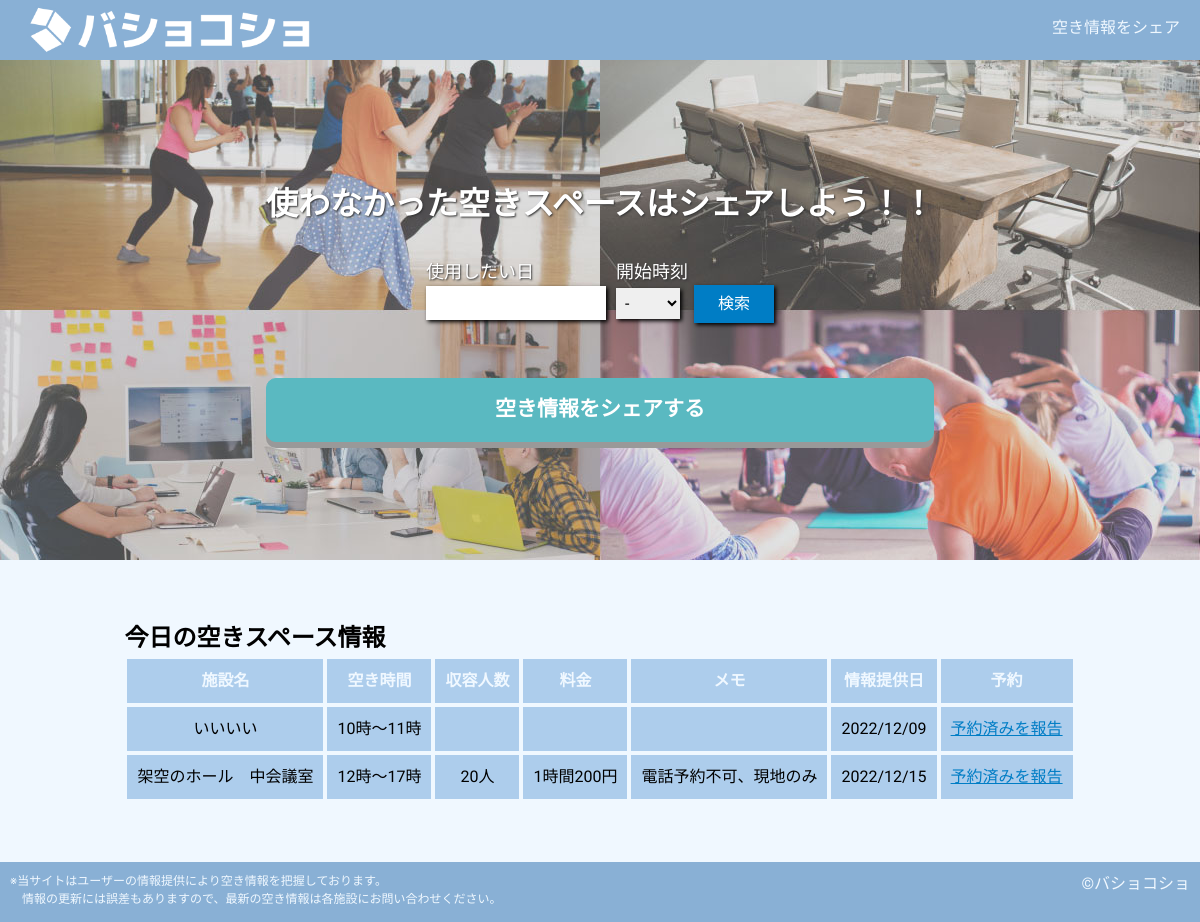
Before: / with the older database file.
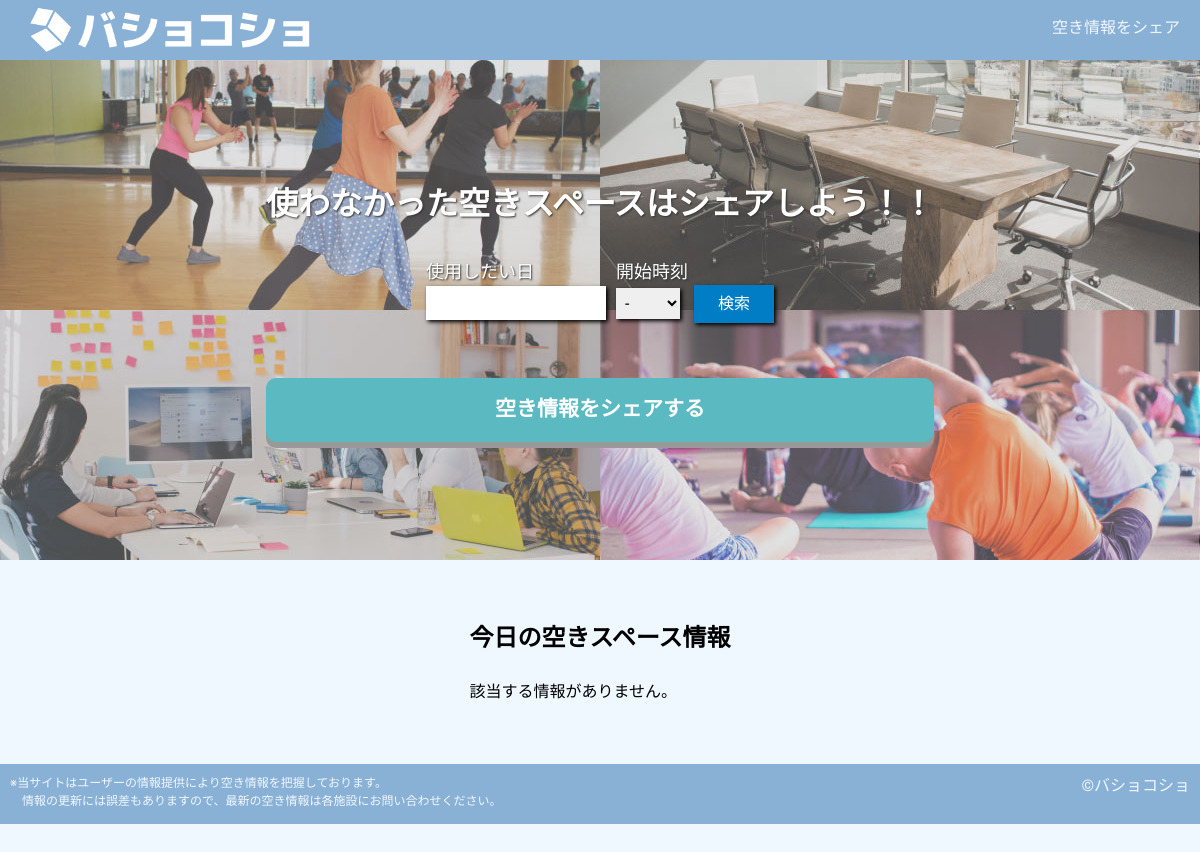
After: the same page with the newer database file.
### tables this page shows
CREATE TABLE "space_list" (
	"ID"	INTEGER NOT NULL,
	"name"	TEXT NOT NULL,
	"space_date"	TEXT NOT NULL,
	"start_time"	INTEGER NOT NULL,
	"end_time"	INTEGER NOT NULL,
	"capacity"	TEXT,
	"price"	TEXT,
	"memo"	TEXT,
	"reserved"	INTEGER NOT NULL DEFAULT 0,
	"createAt"	TEXT,
	PRIMARY KEY("ID" AUTOINCREMENT)
);

### app.py (the view)
@app.route('/')
def test_index():
    dt_now = datetime.datetime.now()
    str_today = dt_now.strftime("%Y/%m/%d")
    conn = sqlite3.connect('bk.db')
    cur = conn.cursor()
    cur.execute("SELECT * FROM space_list WHERE space_date = ? AND reserved = 0;", (str_today,))
    spaces = cur.fetchall()
    conn.close()
    return render_template('index.html', spaces=spaces)

### templates/index.html (shortened to what this page needs)
{% extends 'base.html' %}
{% block content %}
    <div class="sec-search">
        <div class="search-container">
            <h1>使わなかった空きスペースはシェアしよう！！</h1>
            <div class="search-form-container">
                <form action="/search" id="search">
                    <div class="form-left">
                        <p>使用したい日</p>
                        <input type="text" name="date" id="search-date" pattern="\d{4}/\d{2}/\d{2}">
                    </div>
                    <div class="form-right">
                        <p>開始時刻</p>
                        <select name="time" id="search-time">
                            <option value="">-</option>
                        </select>
                        <input type="submit" value="検索">
                    </div>
                </form>
            </div>
            <a href="/add" id="btn-share">空き情報をシェアする</a>
        </div>
    </div>
    <div class="sec-info">
        <h2>今日の空きスペース情報</h2>
        {% if spaces %}
        <table>
            <thead>
                <td>施設名</td>
                <td>空き時間</td>
                <td>収容人数</td>
                <td>料金</td>
                <td>メモ</td>
                <td>情報提供日</td>
                <td>予約</td>
            </thead>
            {% for space in spaces %}
            <tr>
                <td>{{ space[1] }}</td>
                <td>{{ space[3] }}時～{{ space[4] }}時</td>
                <td>{% if space[5] %}{{ space[5] }}{% endif %}</td>
                <td>{% if space[6] %}{{ space[6] }}{% endif %}</td>
                <td>{% if space[7] %}{{ space[7] }}{% endif %}</td>
                <td>{{ space[9] }}</td>
                <td>
                    {% if space[8] == 0 %}
                    <a href="/detail/{{ space[0] }}">予約済みを報告</a>
                    {% else %}
                    済
                    {% endif %}
                </td>
            </tr>
            {% endfor %}
        </table>
        {% else %}
        <br>
        <p>該当する情報がありません。</p>
        {% endif %}
    </div>
{% endblock %}

### templates/base.html (shortened to what this page needs)
<!DOCTYPE html>
<html lang="ja">
<head>
    <link rel="stylesheet" href="{{ url_for('static', filename='css/SimpleReset.css') }}">
    <link rel="stylesheet" href="https://cdnjs.cloudflare.com/ajax/libs/jqueryui/1.12.1/themes/base/jquery-ui.min.css">
    <link rel="stylesheet" href="{{ url_for('static', filename='css/style.css') }}">
</head>
<body>
    <header>
        <div class="logo"><a href="/"><img src="static/img/logo.png" alt="バショコショ"></a></div>
        <ul class="menu">
            <li><a href="/add">空き情報をシェア</a></li>
        </ul>
    </header>
    {% block content %}
    {% endblock %}
    <footer>
        <div class="notice">
            <p>※当サイトはユーザーの情報提供により空き情報を把握しております。</p>
            <p>　情報の更新には誤差もありますので、最新の空き情報は各施設にお問い合わせください。</p>
        </div>
        <div class="copy">
            &copy;バショコショ
        </div>
    </footer>
</body>
</html>

### static/css/style.css (style rules this page uses)
body { font-family: "M PLUS 1p", "Noto Sans JP", "ヒラギノ角ゴ Pro W3", "Hiragino Kaku Gothic Pro", "ヒラギノ角ゴ ProN W3", "Hiragino Kaku Gothic ProN", "游ゴシック", YuGothic, "メイリオ", "Meiryo", "HGPｺﾞｼｯｸM", "Osaka", "ＭＳ Ｐゴシック", sans-serif, Century Gothic, Arial; background-color:#F0F8FF; }
a { color: inherit; text-decoration: none; }
header { top: 0px; position: fixed; height: 60px; width: 100%; background-color: #89B0D5; color: aliceblue; }
.logo { float: left; margin-left: 20px; font-size: 32px; font-weight: bold; }
.logo img { margin-top: 3px; height: 52px; }
.menu { float: right; margin-right: 20px; list-style: none; }
.sec-search { margin-top: 60px; padding-top: 100px; height: 500px; background-image: url("../img/cover.jpg"); background-repeat: no-repeat; background-position: center center; background-size: cover; color: white; text-shadow: 1px 1px 2px #333333; }
.search-container { margin: 0 auto; padding: 20px; width: fit-content; align-items: center; }
.search-form-container { width: fit-content; height: fit-content; margin: 30px auto; }
.search-form-container p { font-size: 18px; }
.form-left { float: left; }
.form-right { float: left; margin-left: 10px; }
input[type="text"], select { padding: 5px; border: none; box-shadow: 2px 2px 4px #000; }
#search-date { margin-top: 1px; width: 180px; }
#search-time { width: 4em; }
input[type="submit"] { margin-left: 10px; padding: 5px; width: 5em; color: white; background-color: #007DC5; border: 2px solid #007DC5; box-shadow: 2px 2px 4px #000; }
#btn-share { text-align: center; display: block; margin: 150px auto; padding: 15px; background-color: #5AB9C1; border: 1px solid #5AB9C1; border-radius: 10px; color: white; box-shadow: 0px 6px 0px #999; font-size: 21px; font-weight: bold; text-shadow: none; }
.sec-info { width: fit-content; margin: 60px auto; }
footer { height: 60px; width: 100%; background-color: #89B0D5; color: aliceblue; padding-top: 10px; }
.notice { float: left; padding-left: 10px; font-size: 12px; }
.copy { float: right; padding-right: 10px; }

Changed rows visible on the page:
no longer on this page (row edited): space_list: name "いいいい", start_time "10", end_time "11", createAt "2022/12/09"
removed space_list: name "架空のホール 中会議室", start_time "12", end_time "17", capacity "20人", price "1時間200円", memo "電話予約不可、現地のみ", createAt "2022/12/15"
Other visible differences:
text no longer shown: "施設名 空き時間 収容人数 料金 メモ 情報提供日 予約"
text now shown: "該当する情報がありません。"
